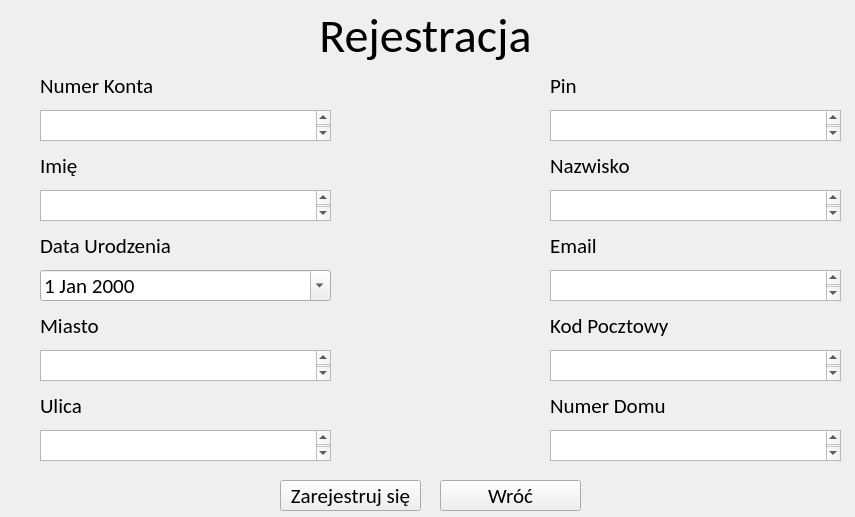
<?xml version="1.0" encoding="UTF-8"?>
<ui version="4.0">
 <class>SignUpWindow</class>
 <widget class="QWidget" name="SignUpWindow">
  <property name="geometry">
   <rect>
    <x>0</x>
    <y>0</y>
    <width>855</width>
    <height>517</height>
   </rect>
  </property>
  <property name="minimumSize">
   <size>
    <width>855</width>
    <height>517</height>
   </size>
  </property>
  <property name="maximumSize">
   <size>
    <width>855</width>
    <height>517</height>
   </size>
  </property>
  <property name="windowTitle">
   <string>Rejestracja</string>
  </property>
  <widget class="QLabel" name="NameLabel">
   <property name="geometry">
    <rect>
     <x>40</x>
     <y>140</y>
     <width>291</width>
     <height>51</height>
    </rect>
   </property>
   <property name="font">
    <font>
     <family>Calibri</family>
     <pointsize>16</pointsize>
    </font>
   </property>
   <property name="text">
    <string>Imię</string>
   </property>
  </widget>
  <widget class="QTextEdit" name="LoginEdit">
   <property name="geometry">
    <rect>
     <x>40</x>
     <y>110</y>
     <width>291</width>
     <height>31</height>
    </rect>
   </property>
   <property name="font">
    <font>
     <family>Caladea</family>
     <pointsize>16</pointsize>
    </font>
   </property>
  </widget>
  <widget class="QTextEdit" name="NameEdit">
   <property name="geometry">
    <rect>
     <x>40</x>
     <y>190</y>
     <width>291</width>
     <height>31</height>
    </rect>
   </property>
   <property name="font">
    <font>
     <family>Calibri</family>
     <pointsize>16</pointsize>
    </font>
   </property>
  </widget>
  <widget class="QLabel" name="AccountNumberLabel">
   <property name="geometry">
    <rect>
     <x>40</x>
     <y>60</y>
     <width>291</width>
     <height>51</height>
    </rect>
   </property>
   <property name="font">
    <font>
     <family>Calibri</family>
     <pointsize>16</pointsize>
    </font>
   </property>
   <property name="text">
    <string>Numer Konta</string>
   </property>
  </widget>
  <widget class="QLabel" name="RegistrationLabel">
   <property name="geometry">
    <rect>
     <x>0</x>
     <y>0</y>
     <width>851</width>
     <height>71</height>
    </rect>
   </property>
   <property name="font">
    <font>
     <family>Calibri</family>
     <pointsize>36</pointsize>
    </font>
   </property>
   <property name="text">
    <string>Rejestracja</string>
   </property>
   <property name="alignment">
    <set>Qt::AlignmentFlag::AlignCenter</set>
   </property>
  </widget>
  <widget class="QPushButton" name="RegistrationButton">
   <property name="geometry">
    <rect>
     <x>280</x>
     <y>480</y>
     <width>141</width>
     <height>31</height>
    </rect>
   </property>
   <property name="font">
    <font>
     <family>Calibri</family>
     <pointsize>16</pointsize>
    </font>
   </property>
   <property name="text">
    <string>Zarejestruj się</string>
   </property>
  </widget>
  <widget class="QLabel" name="DateLabel">
   <property name="geometry">
    <rect>
     <x>40</x>
     <y>220</y>
     <width>291</width>
     <height>51</height>
    </rect>
   </property>
   <property name="font">
    <font>
     <family>Calibri</family>
     <pointsize>16</pointsize>
    </font>
   </property>
   <property name="text">
    <string>Data Urodzenia</string>
   </property>
  </widget>
  <widget class="QLabel" name="CityLabel">
   <property name="geometry">
    <rect>
     <x>40</x>
     <y>300</y>
     <width>291</width>
     <height>51</height>
    </rect>
   </property>
   <property name="font">
    <font>
     <family>Calibri</family>
     <pointsize>16</pointsize>
    </font>
   </property>
   <property name="text">
    <string>Miasto</string>
   </property>
  </widget>
  <widget class="QTextEdit" name="CityEdit">
   <property name="geometry">
    <rect>
     <x>40</x>
     <y>350</y>
     <width>291</width>
     <height>31</height>
    </rect>
   </property>
   <property name="font">
    <font>
     <family>Calibri</family>
     <pointsize>16</pointsize>
    </font>
   </property>
  </widget>
  <widget class="QTextEdit" name="StreetEdit">
   <property name="geometry">
    <rect>
     <x>40</x>
     <y>430</y>
     <width>291</width>
     <height>31</height>
    </rect>
   </property>
   <property name="font">
    <font>
     <family>Calibri</family>
     <pointsize>16</pointsize>
    </font>
   </property>
  </widget>
  <widget class="QLabel" name="StreetLabel">
   <property name="geometry">
    <rect>
     <x>40</x>
     <y>380</y>
     <width>91</width>
     <height>51</height>
    </rect>
   </property>
   <property name="font">
    <font>
     <family>Calibri</family>
     <pointsize>16</pointsize>
    </font>
   </property>
   <property name="text">
    <string>Ulica</string>
   </property>
  </widget>
  <widget class="QTextEdit" name="HouseNumberEdit">
   <property name="geometry">
    <rect>
     <x>550</x>
     <y>430</y>
     <width>291</width>
     <height>31</height>
    </rect>
   </property>
   <property name="font">
    <font>
     <family>Calibri</family>
     <pointsize>16</pointsize>
    </font>
   </property>
  </widget>
  <widget class="QLabel" name="PinLabel">
   <property name="geometry">
    <rect>
     <x>550</x>
     <y>60</y>
     <width>291</width>
     <height>51</height>
    </rect>
   </property>
   <property name="font">
    <font>
     <family>Calibri</family>
     <pointsize>16</pointsize>
    </font>
   </property>
   <property name="text">
    <string>Pin</string>
   </property>
  </widget>
  <widget class="QLabel" name="EmailLabel">
   <property name="geometry">
    <rect>
     <x>550</x>
     <y>220</y>
     <width>131</width>
     <height>51</height>
    </rect>
   </property>
   <property name="font">
    <font>
     <family>Calibri</family>
     <pointsize>16</pointsize>
    </font>
   </property>
   <property name="text">
    <string>Email</string>
   </property>
  </widget>
  <widget class="QTextEdit" name="PinEdit">
   <property name="geometry">
    <rect>
     <x>550</x>
     <y>110</y>
     <width>291</width>
     <height>31</height>
    </rect>
   </property>
   <property name="font">
    <font>
     <family>Calibri</family>
     <pointsize>16</pointsize>
    </font>
   </property>
  </widget>
  <widget class="QTextEdit" name="ZipCodeEdit">
   <property name="geometry">
    <rect>
     <x>550</x>
     <y>350</y>
     <width>291</width>
     <height>31</height>
    </rect>
   </property>
   <property name="font">
    <font>
     <family>Calibri</family>
     <pointsize>16</pointsize>
    </font>
   </property>
  </widget>
  <widget class="QLabel" name="SurnameLabel">
   <property name="geometry">
    <rect>
     <x>550</x>
     <y>140</y>
     <width>291</width>
     <height>51</height>
    </rect>
   </property>
   <property name="font">
    <font>
     <family>Calibri</family>
     <pointsize>16</pointsize>
    </font>
   </property>
   <property name="text">
    <string>Nazwisko</string>
   </property>
  </widget>
  <widget class="QLabel" name="HouseNumberLabel">
   <property name="geometry">
    <rect>
     <x>550</x>
     <y>380</y>
     <width>291</width>
     <height>51</height>
    </rect>
   </property>
   <property name="font">
    <font>
     <family>Calibri</family>
     <pointsize>16</pointsize>
    </font>
   </property>
   <property name="text">
    <string>Numer Domu</string>
   </property>
  </widget>
  <widget class="QTextEdit" name="SurnameEdit">
   <property name="geometry">
    <rect>
     <x>550</x>
     <y>190</y>
     <width>291</width>
     <height>31</height>
    </rect>
   </property>
   <property name="font">
    <font>
     <family>Calibri</family>
     <pointsize>16</pointsize>
    </font>
   </property>
  </widget>
  <widget class="QTextEdit" name="EmailEdit">
   <property name="geometry">
    <rect>
     <x>550</x>
     <y>270</y>
     <width>291</width>
     <height>31</height>
    </rect>
   </property>
   <property name="font">
    <font>
     <family>Calibri</family>
     <pointsize>16</pointsize>
    </font>
   </property>
  </widget>
  <widget class="QLabel" name="ZipCodeLabel">
   <property name="geometry">
    <rect>
     <x>550</x>
     <y>300</y>
     <width>291</width>
     <height>51</height>
    </rect>
   </property>
   <property name="font">
    <font>
     <family>Calibri</family>
     <pointsize>16</pointsize>
    </font>
   </property>
   <property name="text">
    <string>Kod Pocztowy</string>
   </property>
  </widget>
  <widget class="QDateEdit" name="dateEdit">
   <property name="geometry">
    <rect>
     <x>40</x>
     <y>270</y>
     <width>291</width>
     <height>31</height>
    </rect>
   </property>
   <property name="font">
    <font>
     <family>Calibri</family>
     <pointsize>16</pointsize>
    </font>
   </property>
   <property name="calendarPopup">
    <bool>true</bool>
   </property>
   <property name="date">
    <date>
     <year>2000</year>
     <month>1</month>
     <day>1</day>
    </date>
   </property>
  </widget>
  <widget class="QPushButton" name="BackButton">
   <property name="geometry">
    <rect>
     <x>440</x>
     <y>480</y>
     <width>141</width>
     <height>31</height>
    </rect>
   </property>
   <property name="font">
    <font>
     <family>Calibri</family>
     <pointsize>16</pointsize>
    </font>
   </property>
   <property name="text">
    <string>Wróć</string>
   </property>
  </widget>
 </widget>
 <resources/>
 <connections/>
</ui>
